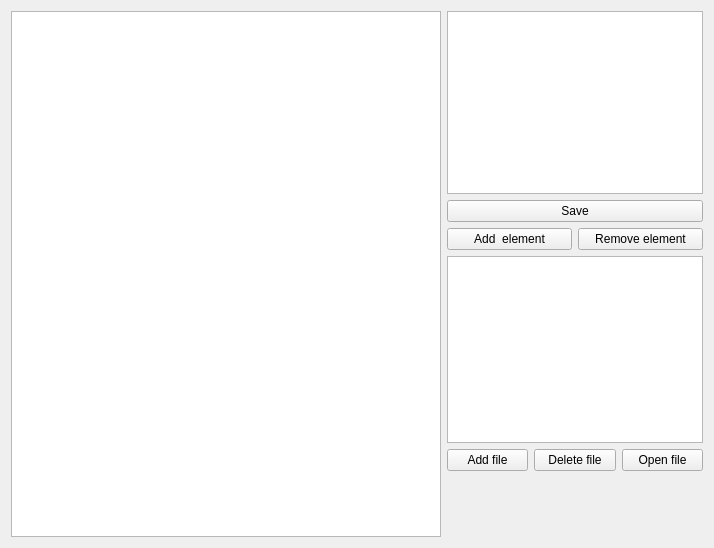
<?xml version="1.0" encoding="UTF-8"?>
<ui version="4.0">
 <class>TreeTextView</class>
 <widget class="QWidget" name="TreeTextView">
  <property name="geometry">
   <rect>
    <x>0</x>
    <y>0</y>
    <width>714</width>
    <height>548</height>
   </rect>
  </property>
  <property name="windowTitle">
   <string>Form</string>
  </property>
  <layout class="QHBoxLayout" name="horizontalLayout_2" stretch="1,0">
   <item>
    <widget class="QTreeView" name="treeView">
     <property name="sizePolicy">
      <sizepolicy hsizetype="Expanding" vsizetype="Expanding">
       <horstretch>0</horstretch>
       <verstretch>0</verstretch>
      </sizepolicy>
     </property>
    </widget>
   </item>
   <item>
    <layout class="QVBoxLayout" name="verticalLayout_3">
     <property name="leftMargin">
      <number>0</number>
     </property>
     <property name="bottomMargin">
      <number>0</number>
     </property>
     <item>
      <layout class="QVBoxLayout" name="verticalLayout">
       <item>
        <widget class="QTextBrowser" name="textBrowser">
         <property name="readOnly">
          <bool>false</bool>
         </property>
        </widget>
       </item>
       <item>
        <widget class="QPushButton" name="pushButton_save">
         <property name="text">
          <string>Save</string>
         </property>
        </widget>
       </item>
       <item>
        <layout class="QHBoxLayout" name="horizontalLayout">
         <property name="topMargin">
          <number>0</number>
         </property>
         <item>
          <widget class="QPushButton" name="pushButton_addElement">
           <property name="text">
            <string>Add  element</string>
           </property>
          </widget>
         </item>
         <item>
          <widget class="QPushButton" name="pushButton_removeElement">
           <property name="text">
            <string>Remove element</string>
           </property>
          </widget>
         </item>
        </layout>
       </item>
      </layout>
     </item>
     <item>
      <layout class="QVBoxLayout" name="verticalLayout_4">
       <property name="topMargin">
        <number>0</number>
       </property>
       <property name="bottomMargin">
        <number>0</number>
       </property>
       <item>
        <widget class="QTreeView" name="treeView_files"/>
       </item>
       <item>
        <layout class="QHBoxLayout" name="horizontalLayout_4">
         <property name="bottomMargin">
          <number>0</number>
         </property>
         <item>
          <widget class="QPushButton" name="pushButton_addFile">
           <property name="text">
            <string>Add file</string>
           </property>
          </widget>
         </item>
         <item>
          <widget class="QPushButton" name="pushButton_deleteFile">
           <property name="text">
            <string>Delete file</string>
           </property>
          </widget>
         </item>
         <item>
          <widget class="QPushButton" name="pushButton_openFiel">
           <property name="text">
            <string>Open file</string>
           </property>
          </widget>
         </item>
        </layout>
       </item>
       <item>
        <spacer name="verticalSpacer_2">
         <property name="orientation">
          <enum>Qt::Vertical</enum>
         </property>
         <property name="sizeHint" stdset="0">
          <size>
           <width>20</width>
           <height>40</height>
          </size>
         </property>
        </spacer>
       </item>
      </layout>
     </item>
     <item>
      <spacer name="verticalSpacer">
       <property name="orientation">
        <enum>Qt::Vertical</enum>
       </property>
       <property name="sizeHint" stdset="0">
        <size>
         <width>20</width>
         <height>40</height>
        </size>
       </property>
      </spacer>
     </item>
    </layout>
   </item>
  </layout>
 </widget>
 <resources/>
 <connections/>
</ui>
